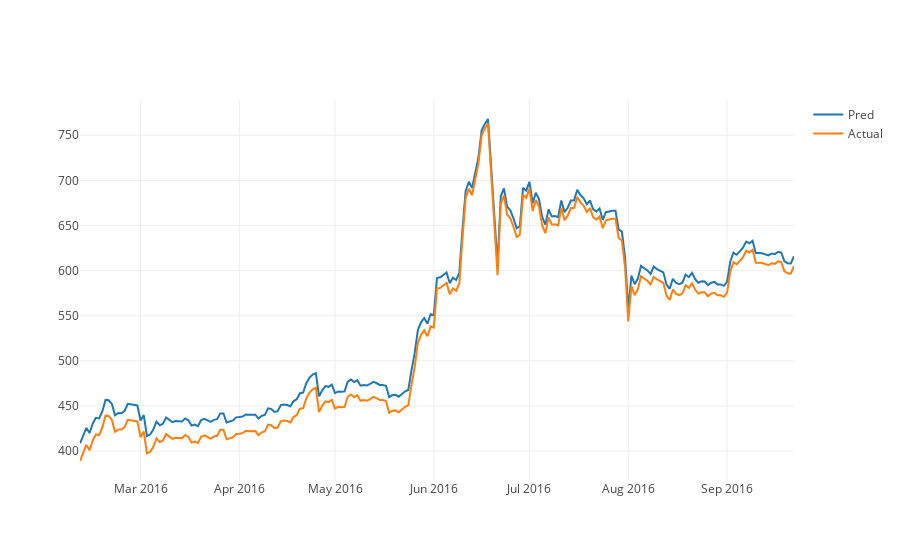

Notebook cell for this chart:
### Code cell
show_by_date(predDates, real_inv_resh, pred_inv_resh)

### Figure 1 — Plotly figure (JSON) as saved in the notebook; plotly's stock layout.template omitted (floating-point values rounded to 4 significant figures; data arrays with more than 128 entries replaced by an {"elided": "..."} marker saying what was removed)
{"data": [{"name": "Pred", "type": "scatter", "x": {"elided": "224 str values"}, "y": {"elided": "224 float values"}}, {"name": "Actual", "type": "scatter", "x": {"elided": "224 str values"}, "y": {"elided": "224 float values"}}], "layout": {}}
